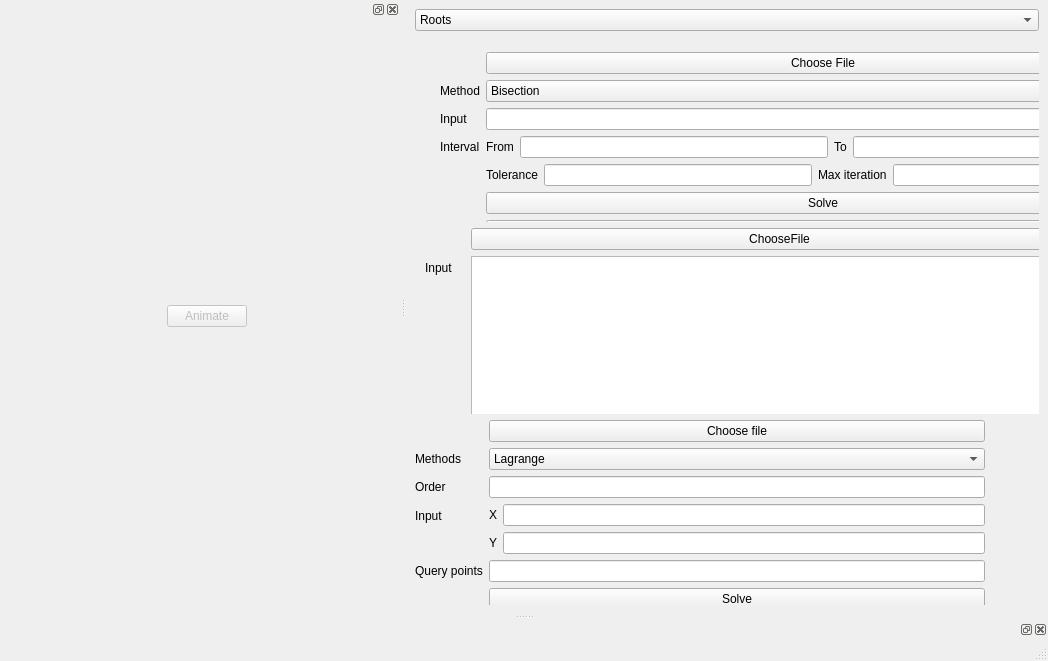
<?xml version="1.0" encoding="UTF-8"?>
<ui version="4.0">
 <class>MainWindow</class>
 <widget class="QMainWindow" name="MainWindow">
  <property name="geometry">
   <rect>
    <x>0</x>
    <y>0</y>
    <width>1048</width>
    <height>661</height>
   </rect>
  </property>
  <property name="windowTitle">
   <string>MainWindow</string>
  </property>
  <widget class="QWidget" name="centralwidget">
   <property name="enabled">
    <bool>true</bool>
   </property>
   <property name="styleSheet">
    <string notr="true">border-color: rgb(232, 17, 35);</string>
   </property>
   <layout class="QGridLayout" name="gridLayout_2">
    <item row="2" column="0">
     <widget class="QWidget" name="GaussWidget" native="true">
      <widget class="QWidget" name="formLayoutWidget">
       <property name="geometry">
        <rect>
         <x>10</x>
         <y>0</y>
         <width>663</width>
         <height>435</height>
        </rect>
       </property>
       <layout class="QFormLayout" name="formLayout_2">
        <item row="0" column="0">
         <spacer name="horizontalSpacer_2">
          <property name="orientation">
           <enum>Qt::Horizontal</enum>
          </property>
          <property name="sizeHint" stdset="0">
           <size>
            <width>40</width>
            <height>20</height>
           </size>
          </property>
         </spacer>
        </item>
        <item row="0" column="1">
         <widget class="QPushButton" name="gaussChooseFile">
          <property name="styleSheet">
           <string notr="true"/>
          </property>
          <property name="text">
           <string>ChooseFile</string>
          </property>
          <property name="flat">
           <bool>false</bool>
          </property>
         </widget>
        </item>
        <item row="1" column="0">
         <widget class="QLabel" name="inputLabel">
          <property name="text">
           <string>Input</string>
          </property>
         </widget>
        </item>
        <item row="2" column="1">
         <widget class="QPushButton" name="gaussSolve">
          <property name="text">
           <string>Solve</string>
          </property>
          <property name="flat">
           <bool>false</bool>
          </property>
         </widget>
        </item>
        <item row="3" column="1">
         <widget class="QTextBrowser" name="gaussSolution"/>
        </item>
        <item row="1" column="1">
         <widget class="QTextEdit" name="gaussInput"/>
        </item>
       </layout>
      </widget>
     </widget>
    </item>
    <item row="1" column="0">
     <widget class="QWidget" name="RootsWidget" native="true">
      <widget class="QWidget" name="layoutWidget">
       <property name="geometry">
        <rect>
         <x>10</x>
         <y>0</y>
         <width>750</width>
         <height>541</height>
        </rect>
       </property>
       <layout class="QFormLayout" name="formLayout">
        <property name="leftMargin">
         <number>15</number>
        </property>
        <property name="topMargin">
         <number>15</number>
        </property>
        <property name="rightMargin">
         <number>15</number>
        </property>
        <item row="0" column="1">
         <widget class="QPushButton" name="chooseFile">
          <property name="text">
           <string>Choose File</string>
          </property>
          <property name="flat">
           <bool>false</bool>
          </property>
         </widget>
        </item>
        <item row="2" column="0">
         <widget class="QLabel" name="label_2">
          <property name="text">
           <string>Method</string>
          </property>
         </widget>
        </item>
        <item row="2" column="1">
         <widget class="QComboBox" name="methodsCombo">
          <item>
           <property name="text">
            <string>Bisection</string>
           </property>
          </item>
          <item>
           <property name="text">
            <string>False-Position</string>
           </property>
          </item>
          <item>
           <property name="text">
            <string>Newton</string>
           </property>
          </item>
          <item>
           <property name="text">
            <string>Fixed Point</string>
           </property>
          </item>
          <item>
           <property name="text">
            <string>Secant</string>
           </property>
          </item>
          <item>
           <property name="text">
            <string>Bierge Vieta</string>
           </property>
          </item>
          <item>
           <property name="text">
            <string>General algorithm</string>
           </property>
          </item>
         </widget>
        </item>
        <item row="3" column="0">
         <widget class="QLabel" name="label">
          <property name="text">
           <string>Input</string>
          </property>
         </widget>
        </item>
        <item row="3" column="1">
         <widget class="QLineEdit" name="equationInput"/>
        </item>
        <item row="5" column="0">
         <widget class="QLabel" name="interval">
          <property name="text">
           <string>Interval</string>
          </property>
         </widget>
        </item>
        <item row="5" column="1">
         <layout class="QHBoxLayout" name="horizontalLayout_3">
          <item>
           <widget class="QLabel" name="From_2">
            <property name="text">
             <string>From</string>
            </property>
           </widget>
          </item>
          <item>
           <widget class="QLineEdit" name="end_2"/>
          </item>
          <item>
           <widget class="QLabel" name="To_2">
            <property name="text">
             <string>To</string>
            </property>
           </widget>
          </item>
          <item>
           <widget class="QLineEdit" name="start_2"/>
          </item>
         </layout>
        </item>
        <item row="6" column="1">
         <layout class="QHBoxLayout" name="horizontalLayout_2">
          <item>
           <widget class="QLabel" name="tol">
            <property name="text">
             <string>Tolerance</string>
            </property>
           </widget>
          </item>
          <item>
           <widget class="QLineEdit" name="tolerance"/>
          </item>
          <item>
           <widget class="QLabel" name="itr">
            <property name="text">
             <string>Max iteration</string>
            </property>
           </widget>
          </item>
          <item>
           <widget class="QLineEdit" name="maxIter"/>
          </item>
         </layout>
        </item>
        <item row="7" column="1">
         <widget class="QPushButton" name="solveBtn">
          <property name="enabled">
           <bool>true</bool>
          </property>
          <property name="text">
           <string>Solve</string>
          </property>
         </widget>
        </item>
        <item row="8" column="1">
         <widget class="QPushButton" name="step">
          <property name="enabled">
           <bool>true</bool>
          </property>
          <property name="text">
           <string>Step by step</string>
          </property>
         </widget>
        </item>
        <item row="11" column="0">
         <spacer name="horizontalSpacer">
          <property name="orientation">
           <enum>Qt::Horizontal</enum>
          </property>
          <property name="sizeHint" stdset="0">
           <size>
            <width>40</width>
            <height>20</height>
           </size>
          </property>
         </spacer>
        </item>
        <item row="11" column="1">
         <widget class="QPushButton" name="next">
          <property name="enabled">
           <bool>false</bool>
          </property>
          <property name="styleSheet">
           <string notr="true"/>
          </property>
          <property name="text">
           <string>Next</string>
          </property>
          <property name="flat">
           <bool>false</bool>
          </property>
         </widget>
        </item>
        <item row="12" column="1">
         <widget class="QLabel" name="messageLabel">
          <property name="text">
           <string/>
          </property>
         </widget>
        </item>
        <item row="10" column="0" colspan="2">
         <widget class="QTextBrowser" name="solutionBrowser">
          <property name="minimumSize">
           <size>
            <width>720</width>
            <height>0</height>
           </size>
          </property>
          <property name="sizeAdjustPolicy">
           <enum>QAbstractScrollArea::AdjustToContents</enum>
          </property>
         </widget>
        </item>
       </layout>
      </widget>
     </widget>
    </item>
    <item row="3" column="0">
     <widget class="QWidget" name="interpolationWidget" native="true">
      <widget class="QWidget" name="formLayoutWidget_2">
       <property name="geometry">
        <rect>
         <x>0</x>
         <y>0</y>
         <width>570</width>
         <height>520</height>
        </rect>
       </property>
       <layout class="QFormLayout" name="formLayout_3">
        <item row="0" column="0">
         <spacer name="horizontalSpacer_3">
          <property name="orientation">
           <enum>Qt::Horizontal</enum>
          </property>
          <property name="sizeHint" stdset="0">
           <size>
            <width>40</width>
            <height>20</height>
           </size>
          </property>
         </spacer>
        </item>
        <item row="0" column="1">
         <widget class="QPushButton" name="interChooseFile">
          <property name="text">
           <string>Choose file</string>
          </property>
          <property name="flat">
           <bool>false</bool>
          </property>
         </widget>
        </item>
        <item row="1" column="0">
         <widget class="QLabel" name="interMethodsLabel">
          <property name="text">
           <string>Methods</string>
          </property>
         </widget>
        </item>
        <item row="1" column="1">
         <widget class="QComboBox" name="comboBox">
          <item>
           <property name="text">
            <string>Lagrange</string>
           </property>
          </item>
          <item>
           <property name="text">
            <string>Newton devider</string>
           </property>
          </item>
         </widget>
        </item>
        <item row="2" column="0">
         <widget class="QLabel" name="pointsLabel">
          <property name="text">
           <string>Order</string>
          </property>
         </widget>
        </item>
        <item row="2" column="1">
         <widget class="QLineEdit" name="pointsEditor"/>
        </item>
        <item row="3" column="0">
         <widget class="QLabel" name="interInputLabel">
          <property name="text">
           <string>Input</string>
          </property>
         </widget>
        </item>
        <item row="3" column="1">
         <layout class="QVBoxLayout" name="verticalLayout_4">
          <item>
           <layout class="QHBoxLayout" name="horizontalLayout_8">
            <item>
             <widget class="QLabel" name="label_3">
              <property name="text">
               <string>X</string>
              </property>
             </widget>
            </item>
            <item>
             <widget class="QLineEdit" name="xInput"/>
            </item>
           </layout>
          </item>
          <item>
           <layout class="QHBoxLayout" name="horizontalLayout_9">
            <item>
             <widget class="QLabel" name="label_5">
              <property name="text">
               <string>Y</string>
              </property>
             </widget>
            </item>
            <item>
             <widget class="QLineEdit" name="yInput"/>
            </item>
           </layout>
          </item>
         </layout>
        </item>
        <item row="4" column="0">
         <widget class="QLabel" name="queryPointsLabel">
          <property name="text">
           <string>Query points</string>
          </property>
         </widget>
        </item>
        <item row="4" column="1">
         <widget class="QLineEdit" name="pointsText"/>
        </item>
        <item row="5" column="1">
         <widget class="QPushButton" name="interSolve">
          <property name="text">
           <string>Solve</string>
          </property>
         </widget>
        </item>
        <item row="6" column="0">
         <widget class="QLabel" name="interOutputLabel">
          <property name="text">
           <string>Output</string>
          </property>
         </widget>
        </item>
        <item row="6" column="1">
         <widget class="QLineEdit" name="outPut">
          <property name="enabled">
           <bool>false</bool>
          </property>
         </widget>
        </item>
       </layout>
      </widget>
     </widget>
    </item>
    <item row="0" column="0">
     <widget class="QComboBox" name="modes">
      <item>
       <property name="text">
        <string>Roots</string>
       </property>
      </item>
      <item>
       <property name="text">
        <string>Gauss jordan</string>
       </property>
      </item>
      <item>
       <property name="text">
        <string>Interpolation</string>
       </property>
      </item>
     </widget>
    </item>
   </layout>
   <zorder>modes</zorder>
   <zorder>GaussWidget</zorder>
   <zorder>RootsWidget</zorder>
   <zorder>interpolationWidget</zorder>
  </widget>
  <widget class="QMenuBar" name="menubar">
   <property name="geometry">
    <rect>
     <x>0</x>
     <y>0</y>
     <width>1048</width>
     <height>22</height>
    </rect>
   </property>
  </widget>
  <widget class="QStatusBar" name="statusbar"/>
  <widget class="QDockWidget" name="dockWidget">
   <property name="minimumSize">
    <size>
     <width>400</width>
     <height>554</height>
    </size>
   </property>
   <property name="styleSheet">
    <string notr="true">border-color: rgb(232, 17, 35);</string>
   </property>
   <attribute name="dockWidgetArea">
    <number>1</number>
   </attribute>
   <widget class="QWidget" name="dockWidgetContents">
    <property name="minimumSize">
     <size>
      <width>400</width>
      <height>534</height>
     </size>
    </property>
    <property name="styleSheet">
     <string notr="true">border-color: rgb(232, 17, 35);</string>
    </property>
    <layout class="QGridLayout" name="gridLayout">
     <item row="0" column="0">
      <layout class="QVBoxLayout" name="plotLayout" stretch="0">
       <property name="leftMargin">
        <number>15</number>
       </property>
       <item>
        <widget class="QPushButton" name="animatebtn">
         <property name="enabled">
          <bool>false</bool>
         </property>
         <property name="maximumSize">
          <size>
           <width>80</width>
           <height>22</height>
          </size>
         </property>
         <property name="statusTip">
          <string>Press here to see an animation of the steps</string>
         </property>
         <property name="layoutDirection">
          <enum>Qt::RightToLeft</enum>
         </property>
         <property name="text">
          <string>Animate</string>
         </property>
         <property name="flat">
          <bool>false</bool>
         </property>
        </widget>
       </item>
      </layout>
     </item>
    </layout>
   </widget>
  </widget>
  <widget class="QDockWidget" name="dockWidget_2">
   <property name="styleSheet">
    <string notr="true">border-color: rgb(232, 17, 35);</string>
   </property>
   <property name="floating">
    <bool>true</bool>
   </property>
   <property name="allowedAreas">
    <set>Qt::BottomDockWidgetArea</set>
   </property>
   <attribute name="dockWidgetArea">
    <number>8</number>
   </attribute>
   <widget class="QWidget" name="content"/>
  </widget>
 </widget>
 <resources/>
 <connections/>
</ui>
